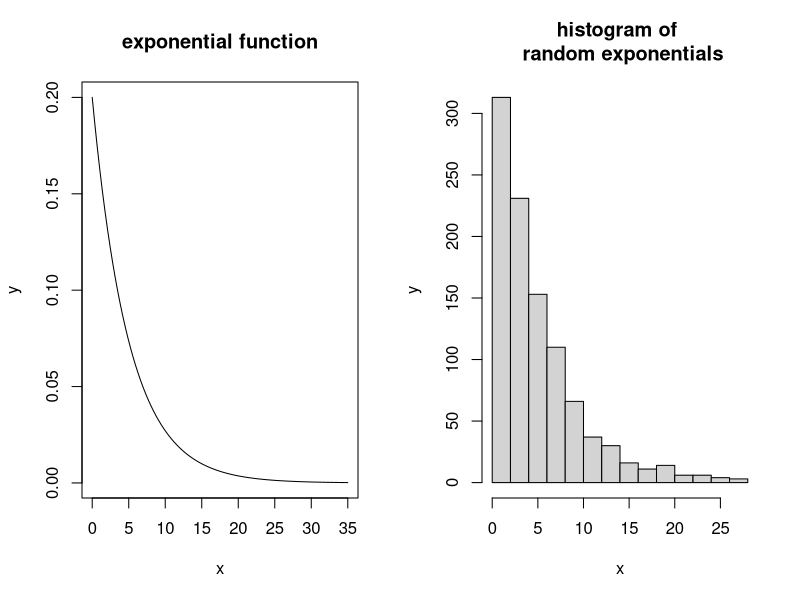
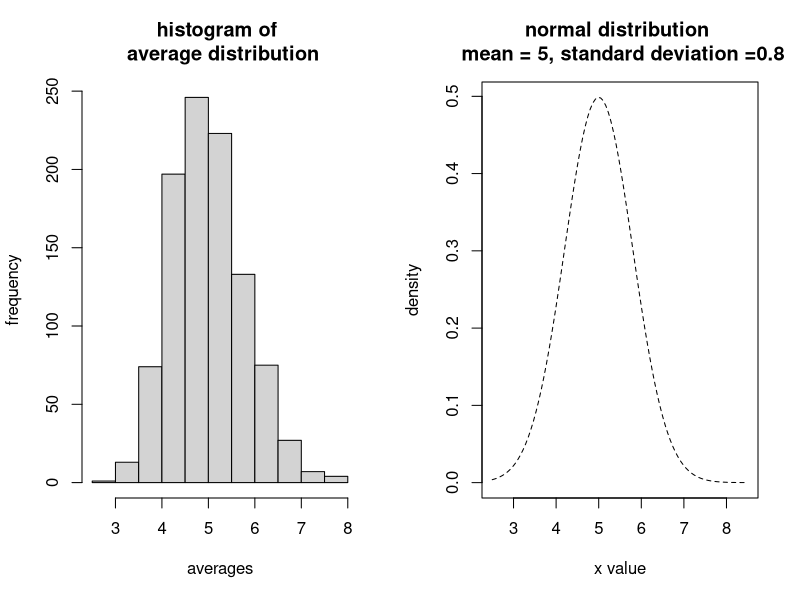
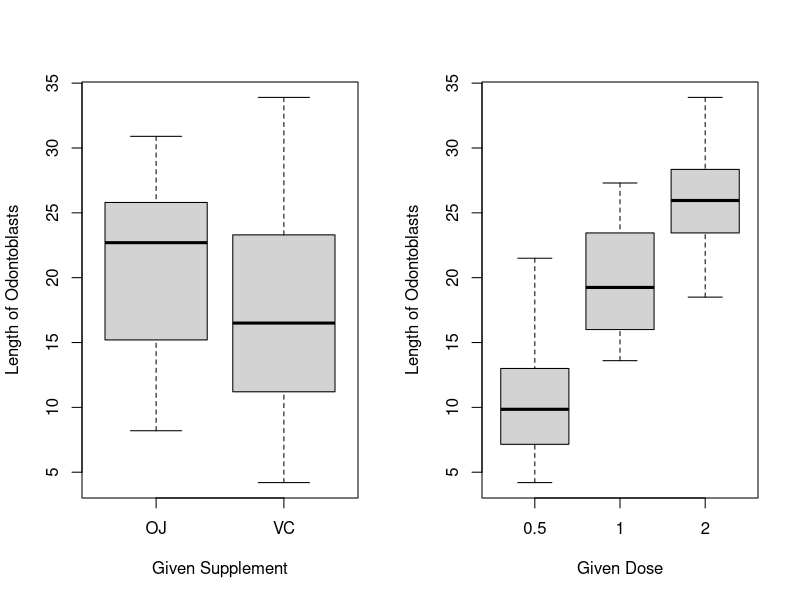
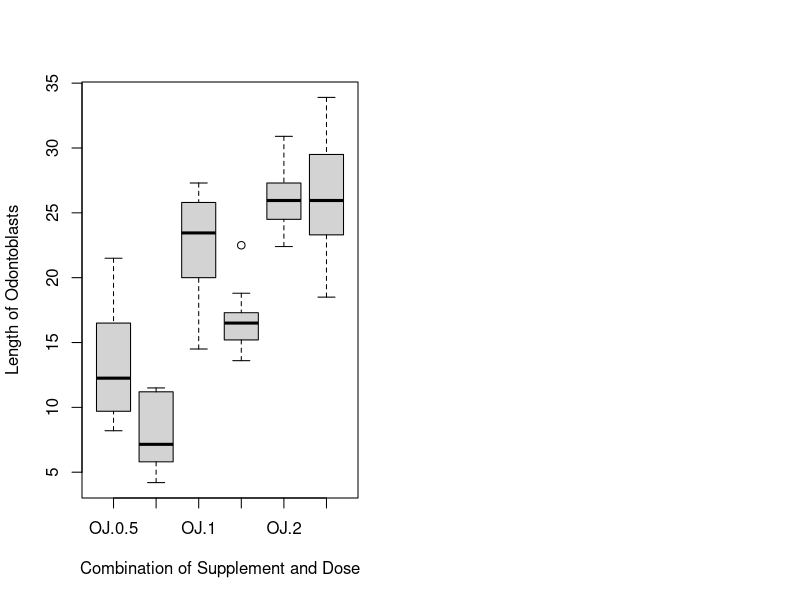

Recreate these plots in R, in order.
## ---- chunk 1
knitr::opts_chunk$set(echo = TRUE)
## ---- chunk 2
lambda = 0.2
n=1000
eq = function(x){lambda*exp(-lambda*x)}
exponential_function <- rexp(n, lambda)
par(mfrow=c(1,2))
curve(eq, from=0, to=35, xlab="x", ylab="y", main = "exponential function")
hist(exponential_function, main = "histogram of \n random exponentials", xlab="x", ylab="y")
## ---- chunk 3
sum_avgs <- data.frame("case" = c("theoretical", "experimental"), 
                       "mean" = c(1/lambda, mean(exponential_function)), 
                       "variance" = c(1/(lambda*lambda),var(exponential_function)))
sum_avgs
## ---- chunk 4
lambda = 0.2
n=40
average_distribution = c()
for (i in 1:1000)
  average_distribution[i] <- mean(rexp(n, lambda))
par(mfrow=c(1,2))
hist(average_distribution, main = "histogram of \n average distribution", xlab = "averages", ylab = "frequency")
x <- seq(2.5, 8.5, length=100)
hx <- dnorm(x, mean = 1/lambda, sd = 0.8)
plot(x, hx, type="l", lty=2, xlab="x value",
  ylab="density", main="normal distribution \n mean = 5, standard deviation =0.8")
## ---- chunk 5
sum_avgs <- data.frame("case" = c("theoretical", "experimental"), 
                       "mean" = c(1/lambda, mean(average_distribution)), 
                       "variance" = c("?",var(average_distribution)))
sum_avgs
## ---- chunk 6
library(datasets)
data(ToothGrowth)
ToothGrowth$dose <- as.factor(ToothGrowth$dose)
head(ToothGrowth, n= 3)
summary(ToothGrowth)
## ---- chunk 7
boxplot(len~supp,data=ToothGrowth,
   xlab="Given Supplement", ylab="Length of Odontoblasts") 
## ---- chunk 8
boxplot(len~dose,data=ToothGrowth,
   xlab="Given Dose", ylab="Length of Odontoblasts") 
## ---- chunk 9
boxplot(len~supp*dose, data=ToothGrowth,
  xlab="Combination of Supplement and Dose", 
  ylab = "Length of Odontoblasts") 
## ---- chunk 10
t.test(ToothGrowth$len[ToothGrowth$supp=="OJ"], ToothGrowth$len[ToothGrowth$supp=="VC"], paired=FALSE, var.equal=FALSE)
## ---- chunk 11
t.test(ToothGrowth$len[ToothGrowth$dose==0.5], 
       ToothGrowth$len[ToothGrowth$dose==1], var.equal = FALSE)
## ---- chunk 12
t.test(ToothGrowth$len[ToothGrowth$dose==1], 
       ToothGrowth$len[ToothGrowth$dose==2], var.equal = FALSE)
## ---- chunk 13
t.test(ToothGrowth$len[ToothGrowth$dose==2 & ToothGrowth$supp=="OJ"], 
       ToothGrowth$len[ToothGrowth$dose==2 & ToothGrowth$supp=="VC"],
       var.equal = FALSE)
